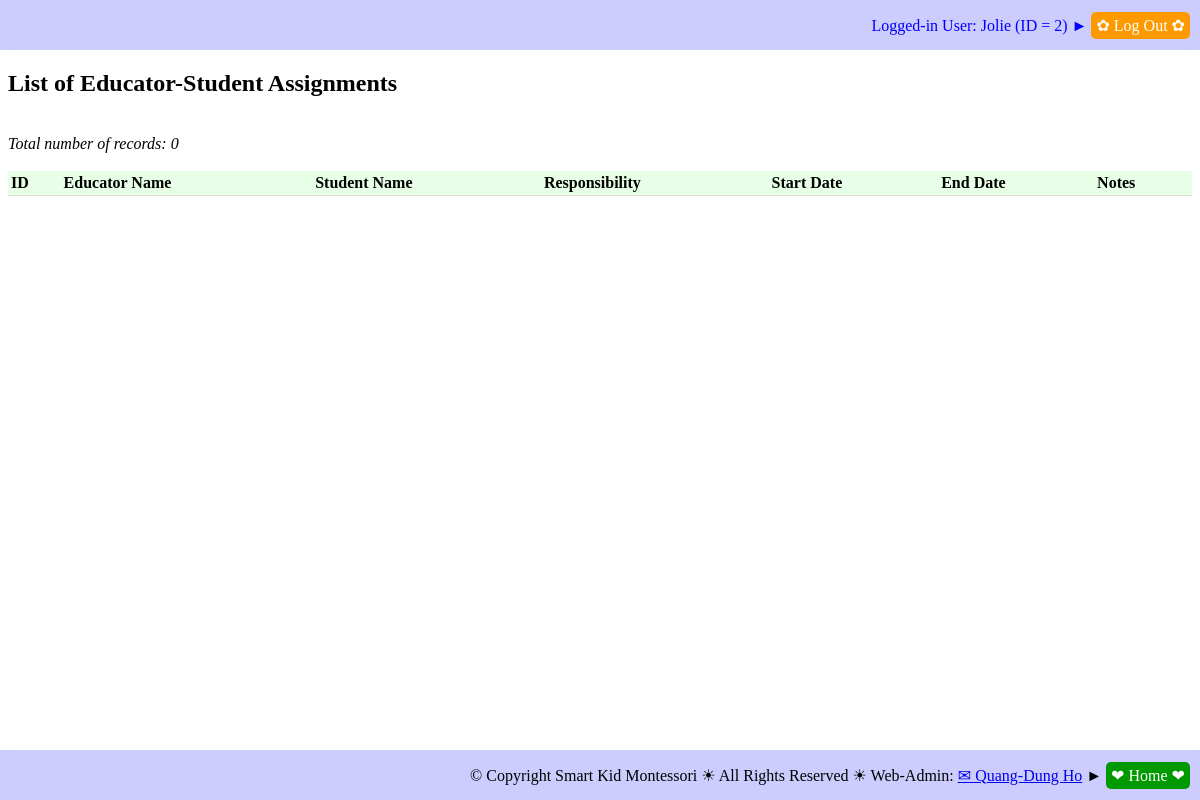
The app's page /report_educator_student.php (signed in), older data.
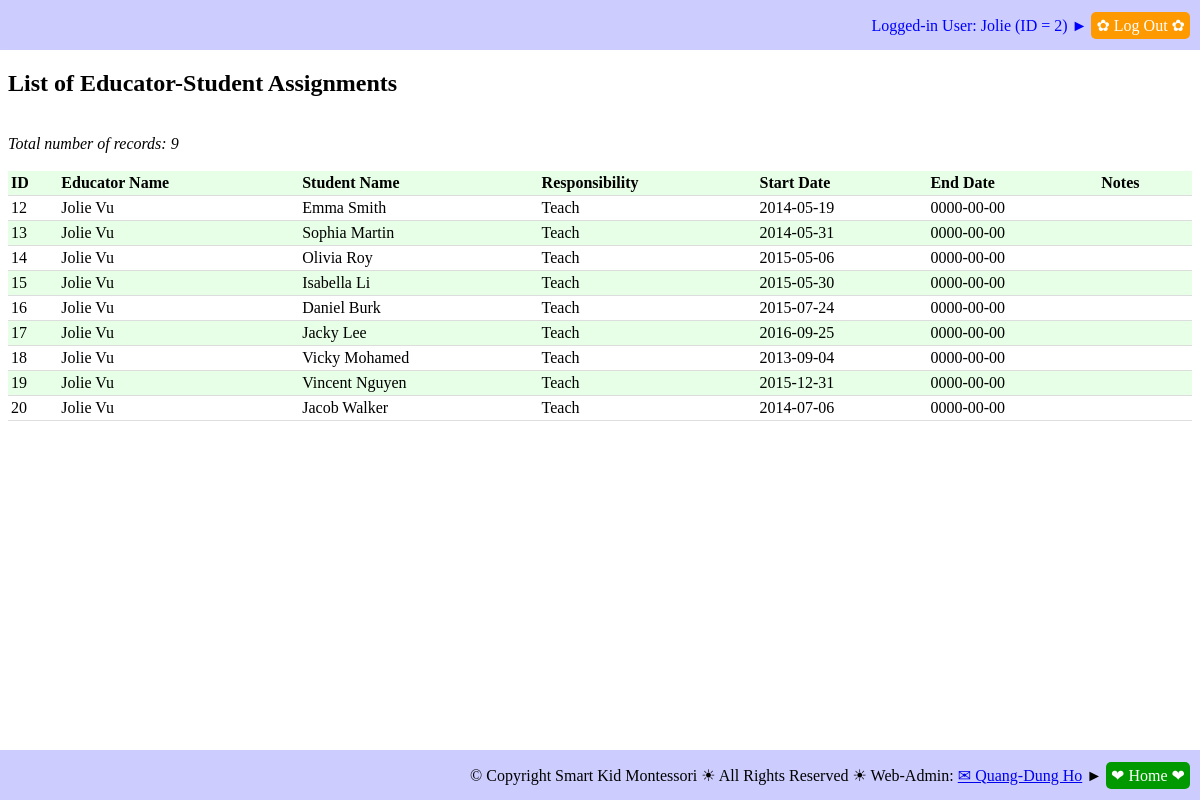
The same page, newer data.
### tables this page shows
CREATE TABLE IF NOT EXISTS `educator_student` (
  `EDU_STU_ID` int(11) NOT NULL,
  `EMP_ID` int(11) NOT NULL,
  `STU_ID` int(11) NOT NULL,
  `RESPONSITIVTY` varchar(10) NOT NULL,
  `START_DATE` date NOT NULL,
  `END_DATE` date NOT NULL,
  `NOTES` text NOT NULL
);

### db_operations.php (called while the page is built, shortened)
<?php
require_once("sql_queries.php");
function report_EDUCATOR_STUDENT($emp_id, $debug_on)
{
	$queryStr = 'SELECT  ';
		$queryStr = $queryStr . 'EDUCATOR_STUDENT.EDU_STU_ID';
		$queryStr = $queryStr . ', ' . 'CONCAT(EMPLOYEES.EMP_FIRST_NAME, " ", EMPLOYEES.EMP_LAST_NAME) AS EMPLOYEE_NAME';
		$queryStr = $queryStr . ', ' . 'CONCAT(STUDENTS.STU_FIRST_NAME, " ", STUDENTS.STU_LAST_NAME) AS STU_NAME';
		$queryStr = $queryStr . ', ' . 'EDUCATOR_STUDENT.RESPONSITIVTY';
		$queryStr = $queryStr . ', ' . 'EDUCATOR_STUDENT.START_DATE';
		$queryStr = $queryStr . ', ' . 'EDUCATOR_STUDENT.END_DATE';
		$queryStr = $queryStr . ', ' . 'EDUCATOR_STUDENT.NOTES';
	$queryStr = $queryStr . ' FROM ';
		$queryStr = $queryStr . 'EDUCATOR_STUDENT';
		$queryStr = $queryStr . ' JOIN EMPLOYEES ON EMPLOYEES.EMP_ID=EDUCATOR_STUDENT.EMP_ID';
		$queryStr = $queryStr . ' JOIN STUDENTS ON STUDENTS.STU_ID=EDUCATOR_STUDENT.STU_ID';
	$queryStr = $queryStr . ' WHERE ';
		$queryStr = $queryStr . 'EDUCATOR_STUDENT.EMP_ID=' .  $emp_id;
	$queryStr = $queryStr . ';';
	$result = getResult($queryStr);
	$fieldHeaderStr = array (
		0 => 'ID',
		1 => 'Educator Name',
		2 => 'Student Name',
		3 => 'Responsibility',
		4 => 'Start Date',
		5 => 'End Date',
		6 => 'Notes',
		);
	populateResultToTable($result, $fieldHeaderStr);
}

### sql_queries.php (the view, shortened to what this page needs)
<?php
	function connectDB()
	{
		$db_hostname = "localhost";
		$db_name     = "montessori";
		$db_username = "root";
		$db_password = "";
		$db = mysqli_connect($db_hostname, $db_username, $db_password, $db_name);
		return ($db);
	}
	function getResult($query)
	{
		$db = connectDB();
		$result = mysqli_query($db, $query);
		return ($result);
	}
	function populateResultToTable($result, $fieldHeaderStr)
	{
		$resultRows = mysqli_num_rows($result);
		$resultFields = mysqli_num_fields($result);
		echo '<br/><i>Total number of records: ' . $resultRows . '</i><br/><br/>';
		echo '<table>';
		echo '<tr>';
		for ($fd = 0; $fd < $resultFields; $fd++)
		{
			echo '<th>' . $fieldHeaderStr[$fd] . '</th>';
		}
 		echo '</tr>';
		for ($row = 0; $row < $resultRows; $row++)
		{
			$currentRow = mysqli_fetch_row($result);
			echo '<tr>';
			for ($fd = 0; $fd < $resultFields; $fd++)
			{
				echo '<td>' . $currentRow[$fd] . '</td>';
			}
			echo '</tr>';
		}
		echo '</table>';
	}
?>

### report_educator_student.php (shortened to what this page needs)
<!DOCTYPE html>
<html>
<head>
	<link rel="stylesheet" type="text/css" href="db_tables.css">
	<link rel="stylesheet" type="text/css" href="common.css">
</head>
<body>
<?php
	include 'header_log_in_out.php'
?>
<div id="main">
<h2>List of Educator-Student Assignments</h2>
<?php
if (isset($_SESSION['LoggedIn_EMP_ID']))
{
	require_once("db_operations.php");
	report_EDUCATOR_STUDENT($_SESSION['LoggedIn_EMP_ID'], true);
}
else
{
	echo 'Something is wrong with $_SESSION["LoggedIn_EMP_ID"])';
}
?>
</div>
<?php
	include 'footer.php'
?>
</body>
</html>

### header_log_in_out.php (shortened to what this page needs)
<header style="
    		position: fixed;
    		top: 0;
    		left: 0;
    		right: 0;
    		background-color: rgb(204, 204, 255);"
>
<div style="
	display: table;
	height: 30px;
    width: 100%;
    margin: 0px;
    background-color: rgb(204, 204, 255);
    border-radius: 10px;
    text-align: right;">
	<div style="
		display: table-cell;
		height: 30px;
    	width: 100%;
    	padding: 10px;
    	vertical-align: middle;">
	<?php
	if (isset($_SESSION['LoggedIn_EMP_ID']) &&
    	isset($_SESSION['LoggedIn_EMP_NAME']))
	{
		echo '<font color="blue">';
		echo 'Logged-in User: ' .
				$_SESSION['LoggedIn_EMP_NAME'] .
				' (ID = ' . $_SESSION['LoggedIn_EMP_ID'] . ')' . ' &#9658; ';
		echo ' <a href="logout.php" style="background-color: rgb(255, 153, 0); color: white; text-decoration: none; padding: 5px; border-radius: 5px"> &#10047; Log Out &#10047; </a>';
		echo '</font>';
	}
	?>
	</div>
</div>
</header>

### footer.php
<footer style="
    		position: fixed;
    		bottom: 0;
    		left: 0;
    		right: 0;
    		background-color: rgb(204, 204, 255);"
>
<div style="
		display: table;
		height: 30px;
	    width: 100%;
    	margin: 0px;
    	background-color: rgb(204, 204, 255);
    	border-radius: 10px;
    	text-align: right;">
	<div style="
		display: table-cell;
		height: 30px;
    	width: 100%;
    	padding: 10px;
    	vertical-align: middle;">
		&copy; Copyright Smart Kid Montessori &#9728; All Rights Reserved &#9728; Web-Admin: <a href="mailto:hoquangdung@yahoo.com"> &#9993; Quang-Dung Ho</a>
		<?php
		if ((strpos($_SERVER["PHP_SELF"], "/montessori/index.php") === false) &&
			(strpos($_SERVER["PHP_SELF"], "/montessori/login.php") === false))
		{
			echo '  &#9658; <a href="index.php" style="';
			echo 'background-color: rgb(0, 153, 0);';
			echo 'color: white;';
			echo 'text-decoration: none;';
			echo 'padding: 5px;';
			echo 'border-radius: 5px"';
			echo '> &#10084; Home &#10084; </a>';
		}
		?>
	</div>
</div>
</footer>

### db_tables.css (style rules this page uses)
table { border-collapse: collapse; width: 100%; }
th, td { padding: 3px; text-align: left; border-bottom: 1px solid #ddd; }
tr:nth-child(odd) { background-color: rgb(230, 255, 230); }

### common.css (style rules this page uses)
div#main { margin-top: 70px; margin-bottom: 50px; }

Row changes from the older to the newer data that the page shows:
added educator_student: EDU_STU_ID "12", RESPONSITIVTY "Teach", START_DATE "2014-05-19", END_DATE "0000-00-00"
added educator_student: EDU_STU_ID "13", RESPONSITIVTY "Teach", START_DATE "2014-05-31", END_DATE "0000-00-00"
added educator_student: EDU_STU_ID "14", RESPONSITIVTY "Teach", START_DATE "2015-05-06", END_DATE "0000-00-00"
added educator_student: EDU_STU_ID "15", RESPONSITIVTY "Teach", START_DATE "2015-05-30", END_DATE "0000-00-00"
added educator_student: EDU_STU_ID "16", RESPONSITIVTY "Teach", START_DATE "2015-07-24", END_DATE "0000-00-00"
added educator_student: EDU_STU_ID "17", RESPONSITIVTY "Teach", START_DATE "2016-09-25", END_DATE "0000-00-00"
added educator_student: EDU_STU_ID "18", RESPONSITIVTY "Teach", START_DATE "2013-09-04", END_DATE "0000-00-00"
added educator_student: EDU_STU_ID "19", RESPONSITIVTY "Teach", START_DATE "2015-12-31", END_DATE "0000-00-00"
added educator_student: EDU_STU_ID "20", RESPONSITIVTY "Teach", START_DATE "2014-07-06", END_DATE "0000-00-00"
Text that changed along with them:
$resultRows: "0" → "9"
new list line: "Jolie Vu Emma Smith"
new list line: "Jolie Vu Sophia Martin"
new list line: "Jolie Vu Olivia Roy"
new list line: "Jolie Vu Isabella Li"
new list line: "Jolie Vu Daniel Burk"
new list line: "Jolie Vu Jacky Lee"
new list line: "Jolie Vu Vicky Mohamed"
new list line: "Jolie Vu Vincent Nguyen"
new list line: "Jolie Vu Jacob Walker"
